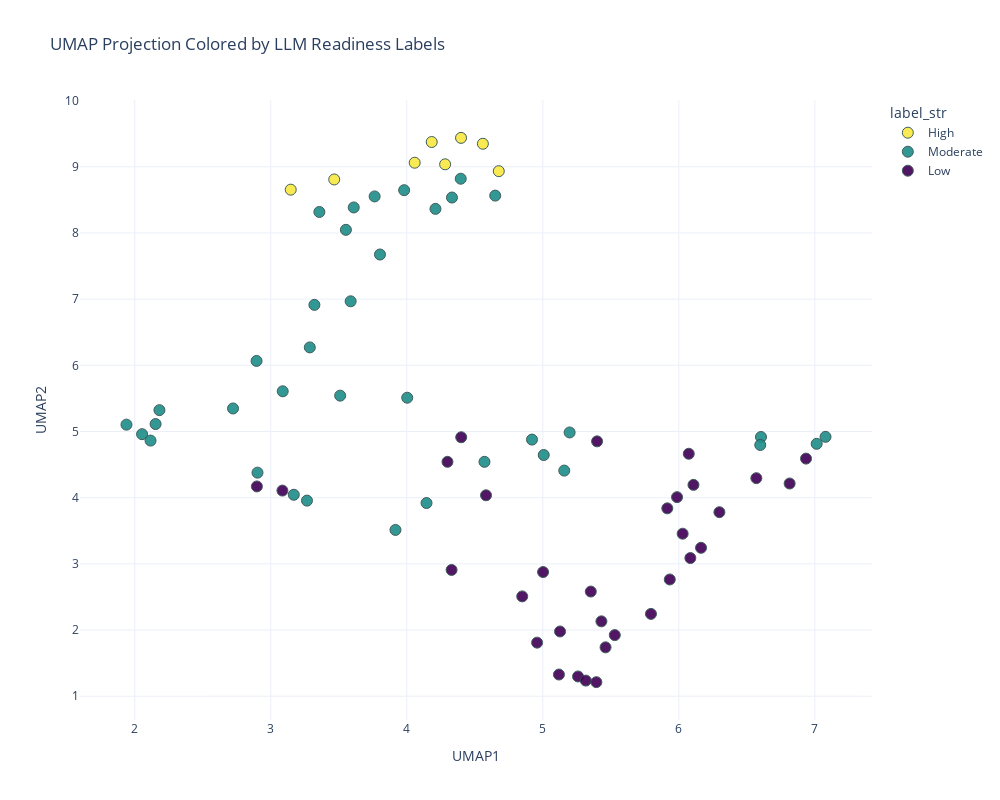

Notebook cell for this chart:
### Code cell
import umap.umap_ as umap
import pandas as pd
import plotly.express as px

# ฟีเจอร์ z-score ที่ใช้ลด dimension
features = [
    "z_x1_staff_per_elderly",
    "z_x2_hospital_per_elderly",
    "z_x3_equipment_per_elderly",
    "z_x4_visits_per_elderly"
]

X = df_labeling[features].values
df_labeling.loc[df_labeling["จังหวัด"] == "สมุทรสาคร", "Final"] = 2
df_labeling[df_labeling['จังหวัด'] == 'สมุทรสาคร'] 

umap_model = umap.UMAP(
    n_neighbors=10,
    min_dist=0.1,
    metric="euclidean",
    random_state=42
)

X_umap = umap_model.fit_transform(X)
df_umap = df_labeling.copy()
df_umap["UMAP1"] = X_umap[:,0]
df_umap["UMAP2"] = X_umap[:,1]
df_umap["label_str"] = df_umap["Final"].map({
    0: "Low",
    1: "Moderate",
    2: "High"
})
fig = px.scatter(
    df_umap,
    x="UMAP1",
    y="UMAP2",
    color="label_str",
    color_discrete_map=color_map,
    hover_name="จังหวัด",
    hover_data={
        "staff_total": True,
        "equipment_total": True,
        "hospital_gold": True,
        "elderly": True,
        "ipd": True,
        "x1_staff_per_elderly": True,
        "x2_hospital_per_elderly": True,
        "x3_equipment_per_elderly": True,
        "x4_visits_per_elderly": True,
        "z_x1_staff_per_elderly": True,
        "z_x2_hospital_per_elderly": True,
        "z_x3_equipment_per_elderly": True,
        "z_x4_visits_per_elderly": True,
        "GPT5": True,
        "Claude": True,
        "Gemini": True,
        "Grok": True,
        "DeepSeek": True,
        "Final": True,
    },
    title="UMAP Projection Colored by LLM Readiness Labels"
)

fig.update_traces(marker=dict(size=11, opacity=0.92,
                              line=dict(width=1, color="DarkSlateGrey")))
fig.update_layout(
    width=1000, 
    height=800, 
    template="plotly_white"
)

fig.show()

### Figure 1 — Plotly figure (JSON) as saved in the notebook; plotly's stock layout.template omitted (floating-point values rounded to 4 significant figures; data arrays with more than 128 entries replaced by an {"elided": "..."} marker saying what was removed)
{"data": [{"customdata": {"elided": "8x19 float values"}, "hovertemplate": "<b>%{hovertext}</b><br><br>label_str=High<br>UMAP1=%{x}<br>UMAP2=%{y}<br>staff_total=%{customdata[0]}<br>equipment_total=%{customdata[1]}<br>hospital_gold=%{customdata[2]}<br>elderly=%{customdata[3]}<br>ipd=%{customdata[4]}<br>x1_staff_per_elderly=%{customdata[5]}<br>x2_hospital_per_elderly=%{customdata[6]}<br>x3_equipment_per_elderly=%{customdata[7]}<br>x4_visits_per_elderly=%{customdata[8]}<br>z_x1_staff_per_elderly=%{customdata[9]}<br>z_x2_hospital_per_elderly=%{customdata[10]}<br>z_x3_equipment_per_elderly=%{customdata[11]}<br>z_x4_visits_per_elderly=%{customdata[12]}<br>GPT5=%{customdata[13]}<br>Claude=%{customdata[14]}<br>Gemini=%{customdata[15]}<br>Grok=%{customdata[16]}<br>DeepSeek=%{customdata[17]}<br>Final=%{customdata[18]}<extra></extra>", "hovertext": ["กรุงเทพมหานคร", "จันทบุรี", "ชลบุรี", "นครนายก", "พังงา", "สมุทรสาคร", "สิงห์บุรี", "สุราษฎร์ธานี"], "legendgroup": "High", "marker": {"color": "#f9e844", "line": {"color": "DarkSlateGrey", "width": 1}, "opacity": 0.92, "size": 11, "symbol": "circle"}, "mode": "markers", "name": "High", "orientation": "v", "showlegend": true, "type": "scatter", "x": [4.559, 4.183, 4.282, 4.399, 3.147, 4.676, 3.467, 4.058], "xaxis": "x", "y": [9.348, 9.374, 9.037, 9.437, 8.654, 8.934, 8.809, 9.061], "yaxis": "y"}, {"customdata": {"elided": "37x19 float values"}, "hovertemplate": "<b>%{hovertext}</b><br><br>label_str=Moderate<br>UMAP1=%{x}<br>UMAP2=%{y}<br>staff_total=%{customdata[0]}<br>equipment_total=%{customdata[1]}<br>hospital_gold=%{customdata[2]}<br>elderly=%{customdata[3]}<br>ipd=%{customdata[4]}<br>x1_staff_per_elderly=%{customdata[5]}<br>x2_hospital_per_elderly=%{customdata[6]}<br>x3_equipment_per_elderly=%{customdata[7]}<br>x4_visits_per_elderly=%{customdata[8]}<br>z_x1_staff_per_elderly=%{customdata[9]}<br>z_x2_hospital_per_elderly=%{customdata[10]}<br>z_x3_equipment_per_elderly=%{customdata[11]}<br>z_x4_visits_per_elderly=%{customdata[12]}<br>GPT5=%{customdata[13]}<br>Claude=%{customdata[14]}<br>Gemini=%{customdata[15]}<br>Grok=%{customdata[16]}<br>DeepSeek=%{customdata[17]}<br>Final=%{customdata[18]}<extra></extra>", "hovertext": ["กระบี่", "กาฬสินธุ์", "ขอนแก่น", "ฉะเชิงเทรา", "ชัยนาท", "ชัยภูมิ", "ชุมพร", "เชียงราย", "เชียงใหม่", "ตรัง", "ตราด", "นครปฐม", "นครพนม", "นครศรีธรรมราช", "นนทบุรี", "นราธิวาส", "บุรีรัมย์", "ปัตตานี", "พะเยา", "พัทลุง", "แพร่", "ภูเก็ต", "ยะลา", "ระยอง", "ราชบุรี", "ร้อยเอ็ด", "ลำปาง", "ลำพูน", "เลย", "ศรีสะเกษ", "สกลนคร", "สงขลา", "อ่างทอง", "อำนาจเจริญ", "อุดรธานี", "อุตรดิตถ์", "อุทัยธานี"], "legendgroup": "Moderate", "marker": {"color": "#228f8b", "line": {"color": "DarkSlateGrey", "width": 1}, "opacity": 0.92, "size": 11, "symbol": "circle"}, "mode": "markers", "name": "Moderate", "orientation": "v", "showlegend": true, "type": "scatter", "x": [3.357, 2.902, 4.211, 7.013, 4.571, 3.169, 4.397, 3.917, 4.332, 3.552, 3.763, 6.604, 3.266, 3.321, 6.599, 5.197, 5.158, 4.003, 2.182, 3.287, 1.939, 4.65, 3.61, 3.803, 7.079, 2.054, 4.145, 2.153, 3.088, 2.896, 3.51, 3.981, 3.587, 2.723, 4.921, 2.116, 5.007], "xaxis": "x", "y": [8.317, 4.379, 8.364, 4.814, 4.542, 4.044, 8.82, 3.513, 8.536, 8.047, 8.552, 4.917, 3.956, 6.914, 4.797, 4.986, 4.409, 5.511, 5.323, 6.271, 5.104, 8.564, 8.386, 7.674, 4.92, 4.96, 3.919, 5.113, 5.608, 6.067, 5.542, 8.647, 6.967, 5.348, 4.878, 4.863, 4.645], "yaxis": "y"}, {"customdata": {"elided": "32x19 float values"}, "hovertemplate": "<b>%{hovertext}</b><br><br>label_str=Low<br>UMAP1=%{x}<br>UMAP2=%{y}<br>staff_total=%{customdata[0]}<br>equipment_total=%{customdata[1]}<br>hospital_gold=%{customdata[2]}<br>elderly=%{customdata[3]}<br>ipd=%{customdata[4]}<br>x1_staff_per_elderly=%{customdata[5]}<br>x2_hospital_per_elderly=%{customdata[6]}<br>x3_equipment_per_elderly=%{customdata[7]}<br>x4_visits_per_elderly=%{customdata[8]}<br>z_x1_staff_per_elderly=%{customdata[9]}<br>z_x2_hospital_per_elderly=%{customdata[10]}<br>z_x3_equipment_per_elderly=%{customdata[11]}<br>z_x4_visits_per_elderly=%{customdata[12]}<br>GPT5=%{customdata[13]}<br>Claude=%{customdata[14]}<br>Gemini=%{customdata[15]}<br>Grok=%{customdata[16]}<br>DeepSeek=%{customdata[17]}<br>Final=%{customdata[18]}<extra></extra>", "hovertext": ["กาญจนบุรี", "กำแพงเพชร", "ตาก", "นครราชสีมา", "นครสวรรค์", "น่าน", "บึงกาฬ", "ปทุมธานี", "ประจวบคีรีขันธ์", "ปราจีนบุรี", "พระนครศรีอยุธยา", "พิจิตร", "พิษณุโลก", "เพชรบุรี", "เพชรบูรณ์", "มหาสารคาม", "มุกดาหาร", "แม่ฮ่องสอน", "ยโสธร", "ระนอง", "ลพบุรี", "สตูล", "สมุทรปราการ", "สมุทรสงคราม", "สระแก้ว", "สระบุรี", "สุโขทัย", "สุพรรณบุรี", "สุรินทร์", "หนองคาย", "หนองบัวลำภู", "อุบลราชธานี"], "legendgroup": "Low", "marker": {"color": "#440457", "line": {"color": "DarkSlateGrey", "width": 1}, "opacity": 0.92, "size": 11, "symbol": "circle"}, "mode": "markers", "name": "Low", "orientation": "v", "showlegend": true, "type": "scatter", "x": [6.085, 5.259, 5.915, 6.163, 5.002, 4.583, 4.958, 6.935, 6.815, 5.353, 4.849, 5.127, 6.073, 4.329, 5.119, 2.898, 5.461, 5.529, 3.086, 5.431, 6.028, 4.4, 5.795, 4.299, 6.108, 6.57, 5.316, 5.933, 5.987, 6.298, 5.394, 5.399], "xaxis": "x", "y": [3.088, 1.299, 3.839, 3.243, 2.877, 4.037, 1.81, 4.59, 4.215, 2.582, 2.509, 1.979, 4.664, 2.908, 1.328, 4.17, 1.739, 1.924, 4.108, 2.131, 3.456, 4.914, 2.244, 4.542, 4.194, 4.295, 1.236, 2.764, 4.009, 3.781, 1.213, 4.851], "yaxis": "y"}], "layout": {"height": 800, "legend": {"title": {"text": "label_str"}, "tracegroupgap": 0}, "title": {"text": "UMAP Projection Colored by LLM Readiness Labels"}, "width": 1000, "xaxis": {"anchor": "y", "domain": [0, 1], "title": {"text": "UMAP1"}}, "yaxis": {"anchor": "x", "domain": [0, 1], "title": {"text": "UMAP2"}}}}
